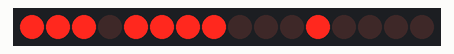
Simulated run of this program. Board: ATmega328P, built with avr-gcc and emulated at 16 MHz. Shown: 16 shift-register outputs drawn as a row of LEDs (first output left, lit = HIGH). Wiring (inferred from the names in the program): 2 × shift register (74HC595): data PB0; shift clock PD7; latch PD4. Wiring (inferred from the signals the program sends): row of LEDs: on Q0, Q1, Q2, Q3, Q4, Q5, Q6, Q7, Q8, Q9, Q10, Q11, Q12, Q13, Q14, Q15.

Above: at 0.5 s.
At 1.14 s:
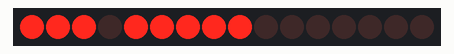
At 1.34 s:
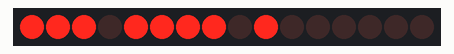
At 1.94 s:
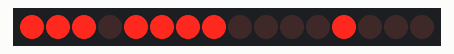
At 2.14 s:
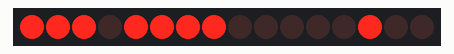
At 2.75 s:
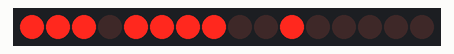
Timing chart, 0 to 3.0 s (numbered marks = the images above):
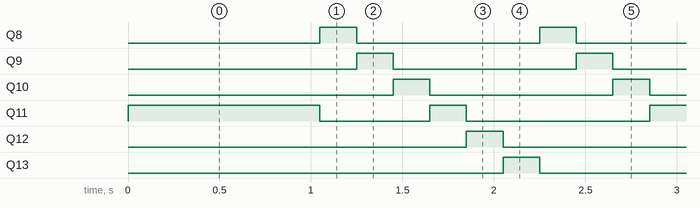

Measured:
- by itself, Q8–10, Q12, Q13: alternates HIGH for 0.20 s and LOW for 1.0 s
- by itself, Q11: goes HIGH 1.0 s, LOW 0.60 s, 31 × (HIGH 0.20 s, LOW 1.0 s), HIGH 0.20 s, then LOW
- by itself, everything shown: repeats every 1.2 s, in 6 steps

The program:

main.c
```c
// (licence header left out)
/* Includes ----------------------------------------------------------*/
#include <avr/io.h>         // AVR device-specific IO definitions
#include <avr/interrupt.h>  // Interrupts standard C library for AVR-GCC
#include "timer.h"          // Timer library for AVR-GCC
#include "segment.h"        // Seven-segment display library for AVR-GCC
#define F_CPU 16000000
#include <util/delay.h>

/* Function definitions ----------------------------------------------*/
/**
 * Main function where the program execution begins. Display decimal
 * counter values on SSD (Seven-segment display) when 16-bit
 * Timer/Counter1 overflows.
 */
int main(void)
{
    // Configure SSD signals
    SEG_init();

    // Test of SSD: display number '3' at position 0
    SEG_update_shift_regs(3, 0);

    /* Configure 16-bit Timer/Counter1
     * Set prescaler and enable overflow interrupt */
	TIM1_overflow_1s();
	TIM1_overflow_interrupt_enable();
    // Enables interrupts by setting the global interrupt mask
	sei();
    // Infinite loop
    while (1)
    {
        /* Empty loop. All subsequent operations are performed exclusively
         * inside interrupt service routines ISRs */
    }

    // Will never reach this
    return 0;
}

/* Interrupt service routines ----------------------------------------*/
/**
 * ISR starts when Timer/Counter1 overflows. Increment decimal counter
 * value and display it on SSD.
 */
ISR(TIMER1_OVF_vect)
{
    // WRITE YOUR CODE HERE
	/*int poss = 0;

	for(int i = 0; i < 60; i++)
	{
		SEG_update_shift_regs(i%10, poss);
		_delay_ms(100);

		SEG_update_shift_regs(i/10, poss+1);
		_delay_ms(100);
	}*/
	 SEG_update_shift_regs(0,0);
	 _delay_ms(200);
	 SEG_update_shift_regs(1,0);
	 _delay_ms(200);
	 SEG_update_shift_regs(2,0);
	 _delay_ms(200);
	 SEG_update_shift_regs(3,0);
	 _delay_ms(200);
	 SEG_update_shift_regs(4,0);
	 _delay_ms(200);
	 SEG_update_shift_regs(5,0);
	 _delay_ms(200);
}
```

Timer.h
```c
#ifndef TIMER_H
#define TIMER_H

/***********************************************************************
 *
 * Timer library for AVR-GCC.
 * ATmega328P (Arduino Uno), 16 MHz, AVR 8-bit Toolchain 3.6.2
 *
 * Copyright (c) 2019-2020 Tomas Fryza
 * Dept. of Radio Electronics, Brno University of Technology, Czechia
 * This work is licensed under the terms of the MIT license.
 *
 **********************************************************************/

/**
 * @file  timer.h
 * @brief Timer library for AVR-GCC.
 *
 * @details
 * The library contains macros for controlling the timer modules.
 *
 * @note
 * Based on Microchip Atmel ATmega328P manual and no source file is
 * needed for the library.
 *
 * @copyright (c) 2019-2020 Tomas Fryza
 * Dept. of Radio Electronics, Brno University of Technology, Czechia
 * This work is licensed under the terms of the MIT license.
 */

/* Includes ----------------------------------------------------------*/
#include <avr/io.h>

/* Defines -----------------------------------------------------------*/
#define TIM0_stop()             TCCR0B &= ~((1<<CS02) | (1<<CS01) | (1<<CS00));
#define TIM0_overflow_4ms()     TCCR0B &= ~((1<<CS02) | (1<<CS01)); TCCR0B |= (1<<CS00);
#define TIM0_overflow_33ms()    TCCR0B &= ~((1<<CS02) | (1<<CS10)); TCCR0B |= (1<<CS01);
#define TIM0_overflow_262ms()   TCCR0B &= ~(1<<CS02); TCCR0B |= (1<<CS01) | (1<<CS00);
#define TIM0_overflow_1s()      TCCR0B &= ~((1<<CS01) | (1<<CS00)); TCCR0B |= (1<<CS02);
#define TIM0_overflow_4s()      TCCR0B &= ~(1<<CS01); TCCR0B |= (1<<CS02) | (1<<CS00);
#define TIM0_overflow_interrupt_enable()    TIMSK0 |= (1<<TOIE0);
#define TIM0_overflow_interrupt_disable()   TIMSK0 &= ~(1<<TOIE0);

/**
 * @brief Defines prescaler CPU frequency values for Timer/Counter1.
 * @note  F_CPU = 16 MHz
 */
#define TIM1_stop()             TCCR1B &= ~((1<<CS12) | (1<<CS11) | (1<<CS10));
#define TIM1_overflow_4ms()     TCCR1B &= ~((1<<CS12) | (1<<CS11)); TCCR1B |= (1<<CS10);
#define TIM1_overflow_33ms()    TCCR1B &= ~((1<<CS12) | (1<<CS10)); TCCR1B |= (1<<CS11);
#define TIM1_overflow_262ms()   TCCR1B &= ~(1<<CS12); TCCR1B |= (1<<CS11) | (1<<CS10);
#define TIM1_overflow_1s()      TCCR1B &= ~((1<<CS11) | (1<<CS10)); TCCR1B |= (1<<CS12);
#define TIM1_overflow_4s()      TCCR1B &= ~(1<<CS11); TCCR1B |= (1<<CS12) | (1<<CS10);

/**
 * @brief Defines interrupt enable/disable modes for Timer/Counter1.
 */
#define TIM1_overflow_interrupt_enable()    TIMSK1 |= (1<<TOIE1);
#define TIM1_overflow_interrupt_disable()   TIMSK1 &= ~(1<<TOIE1);


#define TIM2_stop()             TCCR2B &= ~((1<<CS22) | (1<<CS21) | (1<<CS20));
#define TIM2_overflow_4ms()     TCCR2B &= ~((1<<CS22) | (1<<CS21)); TCCR2B |= (1<<CS20);
#define TIM2_overflow_33ms()    TCCR2B &= ~((1<<CS22) | (1<<CS20)); TCCR2B |= (1<<CS21);
#define TIM2_overflow_262ms()   TCCR2B &= ~(1<<CS22); TCCR2B |= (1<<CS21) | (1<<CS20);
#define TIM2_overflow_1s()      TCCR2B &= ~((1<<CS21) | (1<<CS20)); TCCR2B |= (1<<CS22);
#define TIM2_overflow_4s()      TCCR2B &= ~(1<<CS21); TCCR2B |= (1<<CS22) | (1<<CS20);
#define TIM2_overflow_interrupt_enable()    TIMSK2 |= (1<<TOIE2);
#define TIM2_overflow_interrupt_disable()   TIMSK2 &= ~(1<<TOIE2);

#endif
```

segment.c
```c
// (licence header left out)
/* Includes ----------------------------------------------------------*/
#define F_CPU 16000000
#include <util/delay.h>
#include "gpio.h"
#include "segment.h"

/* Variables ---------------------------------------------------------*/
// Active-low digits 0 to 9
uint8_t segment_value[] = {
	// abcdefgDP
	/*0b00000011,      // Digit 0
	0b10011111,      // Digit 1
	0b00100101,      // Digit 2
	0b00001101,      // Digit 3
	0b10011001,		 // Digit 4
	0b01001001,		 // Digit 5
	0b01000001,		 // Digit 6
	0b00011111,		 // Digit 7
	0b00000001,		 // Digit 8
	0b00001001,		 // Digit 9
	0b11111111*/
	0b01111111,		//top
	0b10111111,		//right-top
	0b11011111,		//right-bottom
	0b11101111,		//bottom
	0b11110111,		//left-bottom
	0b11111011,		//left-top
	0b11111101		//middle
	};

// Active-high position 0 to 3
uint8_t segment_position[] = {
	// p3p2p1p0....
	0b00010000,   // Position 0
	0b00100000,   // Position 1
	0b01000000,   // Position 2
	0b10000000};  // Position 3

/* Function definitions ----------------------------------------------*/
void SEG_init(void)
{
    /* Configuration of SSD signals */
    GPIO_config_output(&DDRD, SEGMENT_LATCH);
    GPIO_config_output(&DDRD, SEGMENT_CLK);
    GPIO_config_output(&DDRB, SEGMENT_DATA);
}

/*--------------------------------------------------------------------*/
void SEG_update_shift_regs(uint8_t segments, uint8_t position)
{
    uint8_t bit_number;
	segments = segment_value[segments];     // 0, 1, ..., 9
	position = segment_position[position];  // 0, 1, 2, 3

    // Pull LATCH, CLK, and DATA low
	GPIO_write_low(&PORTD, SEGMENT_LATCH);  //LATCH
	GPIO_write_low(&PORTD, SEGMENT_CLK);  //CLK
	GPIO_write_low(&PORTB, SEGMENT_DATA);  //DATA
    // Wait 1 us
	_delay_us(1);

    // Loop through the 1st byte (segments)
    // a b c d e f g DP (active low values)
    for (bit_number = 0; bit_number < 8; bit_number++)
    {
        // Output DATA value (bit 0 of "segments")
		if ((segments % 2) == 0)  //LSB is 0
			GPIO_write_low(&PORTB, SEGMENT_DATA);
		else
			GPIO_write_high(&PORTB, SEGMENT_DATA);
        // Wait 1 us
		_delay_us(1);
        // Pull CLK high
		GPIO_write_high(&PORTD, SEGMENT_CLK);
        // Wait 1 us
		_delay_us(1);
        // Pull CLK low
		GPIO_write_low(&PORTD, SEGMENT_CLK);
        // Shift "segments"
        segments = segments >> 1;
    }

    // Loop through the 2nd byte (position)
    // p3 p2 p1 p0 . . . . (active high values)
    for (bit_number = 0; bit_number < 8; bit_number++)
    {
        // Output DATA value (bit 0 of "position")
		if ((position % 2) == 0)  //LSB is 0
			GPIO_write_low(&PORTB, SEGMENT_DATA);
		else
			GPIO_write_high(&PORTB, SEGMENT_DATA);
        // Wait 1 us
		_delay_us(1);
        // Pull CLK high
		GPIO_write_high(&PORTD, SEGMENT_CLK);
        // Wait 1 us
		_delay_us(1);
        // Pull CLK low
		GPIO_write_low(&PORTD, SEGMENT_CLK);
        // Shift "position"
        position = position >> 1;
    }

    // Pull LATCH high
	GPIO_write_high(&PORTD, SEGMENT_LATCH);
    // Wait 1 us
	_delay_us(1);
}

/*--------------------------------------------------------------------*/
/* SEG_clear */
void SEG_clear(void)
{
	SEG_update_shift_regs(10,0);
}

/*--------------------------------------------------------------------*/
/* SEG_clk_2us */
void SEG_clk_2us()
{
	_delay_us(2);
}
```

segment.h
```c
#ifndef SEGMENT_H
#define SEGMENT_H

/***********************************************************************
 *
 * Seven-segment display library for AVR-GCC.
 * ATmega328P (Arduino Uno), 16 MHz, AVR 8-bit Toolchain 3.6.2
 *
 * Copyright (c) 2019-2020 Tomas Fryza
 * Dept. of Radio Electronics, Brno University of Technology, Czechia
 * This work is licensed under the terms of the MIT license.
 *
 **********************************************************************/

/**
 * @file  segment.h
 * @brief Seven-segment display library for AVR-GCC.
 *
 * @details
 * The library contains functions for controlling the seven-segment
 * display (SSD) using two shift registers 74HC595.
 *
 * @copyright (c) 2019-2020 Tomas Fryza
 * Dept. of Radio Electronics, Brno University of Technology, Czechia
 * This work is licensed under the terms of the MIT license.
 */

/* Includes ----------------------------------------------------------*/
#include <avr/io.h>

/* Defines -----------------------------------------------------------*/
/**
 * @brief Defines the interface of SSD.
 * @note  Connection is based on Multi-function shield.
 */
#define SEGMENT_LATCH   PD4
#define SEGMENT_CLK     PD7
#define SEGMENT_DATA    PB0

/* Function prototypes -----------------------------------------------*/
/**
 * @brief Configure SSD signals LATCH, CLK, and DATA as output.
 */
void SEG_init(void);

/**
 * @brief Display segments at one position of the SSD.
 * @param segments - Segments to be displayed (abcdefgDP, active low)
 * @param position - Position of the display where the segments is to
 *                   be displayed (p3 p2 p1 p0 ...., active high)
 * @note  Two shift registers are connected in series, ie 16 bits are
 *        transmitted.
 */
void SEG_update_shift_regs(uint8_t segments, uint8_t position);

/* SEG_clear */
void SEG_clear (void);
/* SEG_clk_2us */
void SEG_clk_2us();
#endif
```

gpio.c
```c
// (licence header left out)
/* Includes ----------------------------------------------------------*/
#include "gpio.h"

/* Function definitions ----------------------------------------------*/
void GPIO_config_output(volatile uint8_t *reg_name, uint8_t pin_num) //Configure one output pin in Data Direction Register
{
    *reg_name = *reg_name | (1<<pin_num);
}

/*--------------------------------------------------------------------*/
/* GPIO_config_input_nopull */
void GPIO_config_input_nopull(volatile uint8_t *reg_name, uint8_t pin_num) //Configure one input pin in DDR without pull-up resistor
{
	*reg_name = *reg_name & ~(1<<pin_num);  // Data Direction Register
	*reg_name++;                    // Change pointer to Data Register
	*reg_name = *reg_name & ~(1<<pin_num);   // Data Register
}
/*--------------------------------------------------------------------*/
void GPIO_config_input_pullup(volatile uint8_t *reg_name, uint8_t pin_num) //Configure one input pin in DDR and enable pull-up resistor
{
    *reg_name = *reg_name & ~(1<<pin_num);  // Data Direction Register
    *reg_name++;                    // Change pointer to Data Register
    *reg_name = *reg_name | (1<<pin_num);   // Data Register
}

/*--------------------------------------------------------------------*/
void GPIO_write_low(volatile uint8_t *reg_name, uint8_t pin_num) //Set one output pin in PORT register to low
{
    *reg_name = *reg_name & ~(1<<pin_num);
}

/*--------------------------------------------------------------------*/
/* GPIO_write_high */
void GPIO_write_high(volatile uint8_t *reg_name, uint8_t pin_num) //Set one output pin in PORT register to high
{
	*reg_name = *reg_name | (1<<pin_num);
}

/*--------------------------------------------------------------------*/
/* GPIO_toggle */
void GPIO_toggle(volatile uint8_t *reg_name, uint8_t pin_num) //Toggle one output pin value in PORT register
{
	*reg_name = *reg_name ^ (1<<pin_num);
}

/*--------------------------------------------------------------------*/
/* GPIO_read */
uint8_t GPIO_read(volatile uint8_t *reg_name, uint8_t pin_num) //Get input pin value from PIN register
{
	uint8_t result;
	result = bit_is_clear(*reg_name,pin_num);
	return result;
}
```

gpio.h
```c
#ifndef GPIO_H
#define GPIO_H

/***********************************************************************
 *
 * GPIO library for AVR-GCC.
 * ATmega328P (Arduino Uno), 16 MHz, AVR 8-bit Toolchain 3.6.2
 *
 * Copyright (c) 2019-2020 Tomas Fryza
 * Dept. of Radio Electronics, Brno University of Technology, Czechia
 * This work is licensed under the terms of the MIT license.
 *
 **********************************************************************/

/**
 * @file  gpio.h
 * @brief GPIO library for AVR-GCC.
 *
 * @details
 * The library contains functions for controlling AVRs' gpio pin(s).
 *
 * @note
 * Based on AVR Libc Reference Manual. Tested on ATmega328P (Arduino Uno),
 * 16 MHz, AVR 8-bit Toolchain 3.6.2.
 *
 * @copyright (c) 2019-2020 Tomas Fryza
 * Dept. of Radio Electronics, Brno University of Technology, Czechia
 * This work is licensed under the terms of the MIT license.
 */

/* Includes ----------------------------------------------------------*/
#include <avr/io.h>

/* Function prototypes -----------------------------------------------*/
/**
 * @brief Configure one output pin in Data Direction Register.
 * @param reg_name - Address of Data Direction Register, such as &DDRA,
 *                   &DDRB, ...
 * @param pin_num - Pin designation in the interval 0 to 7
 */
void GPIO_config_output(volatile uint8_t *reg_name, uint8_t pin_num);

/* GPIO_config_input_nopull */
void GPIO_config_input_nopull(volatile uint8_t *reg_name, uint8_t pin_num);

void GPIO_config_input_pullup(volatile uint8_t *reg_name, uint8_t pin_num);

void GPIO_write_low(volatile uint8_t *reg_name, uint8_t pin_num);

/* GPIO_write_high */
void GPIO_write_high(volatile uint8_t *reg_name, uint8_t pin_num);

/* GPIO_toggle */

void GPIO_toggle(volatile uint8_t *reg_name, uint8_t pin_num);

uint8_t GPIO_read(volatile uint8_t *reg_name, uint8_t pin_num);

#endif
```
